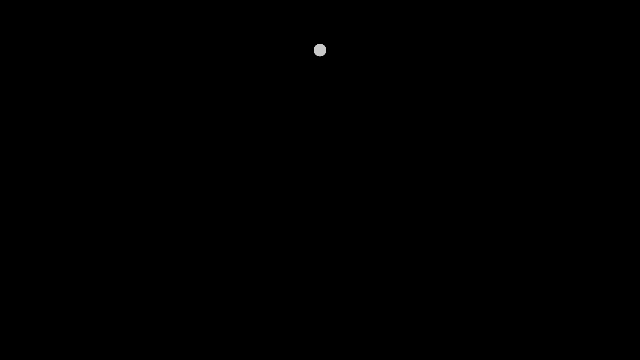
Frame 1 (no input)
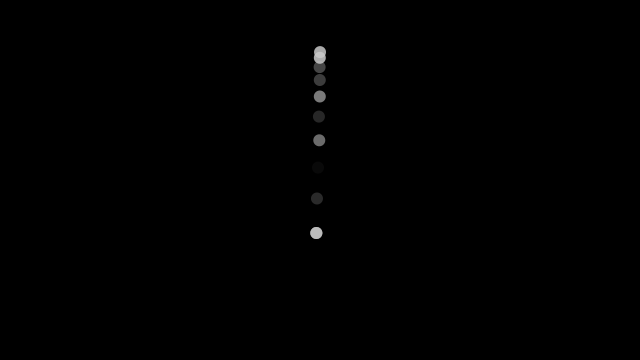
Frame 60 (the mouse pressed at the canvas centre just before this capture)
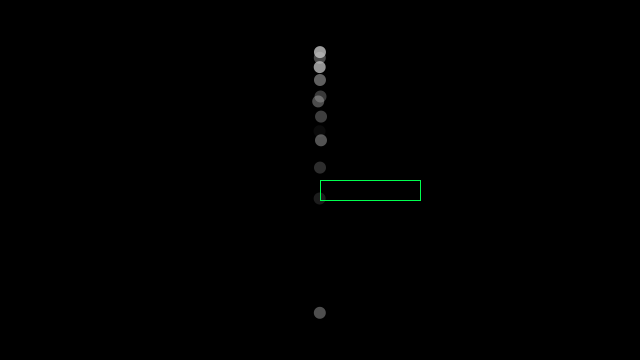
Frame 120 (the mouse held since frame 60 and released just before this capture)

The Processing sketch that drew these frames (run headless with seeded random() and noise(); from frame 60 on, the mouse is pressed at the canvas centre):

// Processing sketch: WaterFall
// ── WaterFall.pde
// The Nature of Code
// Daniel Shiffman
// http://natureofcode.com

ParticleSystem ps;

ArrayList<Leaf> leafs;
//Leaf leaf;

void setup() {
  size(640, 360);

  ps = new ParticleSystem(10, new PVector(width/2, 50));

  //leaf = new Leaf(280,200,100,200);

  leafs = new ArrayList<Leaf>();

  noStroke();
}

void draw() {

  background(0);

  //leaf.display();

  if ( frameCount % 6 == 1 ) {
    ps.addParticle();
  }
  PVector gravity = new PVector(0, 0.1);
  PVector wind = new PVector(walk(), 0.);
  PVector leftBias = new PVector(-.1, 0.);
  PVector rightBias = new PVector(.1, 0.);


  ps.applyForce(gravity);
  ps.applyForce(wind);
  ps.run();

  //// Looping through backwards to delete
  for (int j = leafs.size()-1; j >= 0; j--) {
    Leaf l = leafs.get(j);

    for (int i = 0; i < ps.particles.size(); i++) {
      Particle p = ps.particles.get(i);
      if ( l.contains(p) ) {
        PVector pos = p.position;

        // Calculate drag force
        PVector dragForce = l.drag(p);
        p.applyForce(dragForce);

        if (pos.x > l.x && pos.x < l.x + l.w/2) {
          p.applyForce(leftBias);
        }
        if (pos.x > l.x + l.w/2 && pos.x < l.x + l.w) {
          p.applyForce(rightBias);
        }
        // println("cool!");
      }
    }
    //
    //  Leaf l = leafs.get(j);
    //  if( l.contains(p) ){
    //      // Calculate drag force
    //    PVector dragForce = l.drag(p);
    //    p.applyForce(dragForce);
    //  }
  }




  for (int i = leafs.size()-1; i >= 0; i--) {
    Leaf l = leafs.get(i);
    l.display();
  }
}

float walk() {

  float x = random(-1., 1.);
  x*=.01;

  return x;
}

void keyPressed() {
  if (key == 'r') {
    for (int i = leafs.size()-1; i >= 0; i--) {
      leafs.remove(i);
    }
    //println("reset loop" + frameCount);
  }
}

void mousePressed() {
  leafs.add( new Leaf( mouseX, mouseY, 100, 20 ) );
}

// ── Leaf.pde
class Leaf {

  // PVector loc;
  float x, y, w, h;

  float c;

  Leaf() {
  }

  Leaf(float _x, float _y, float _w, float _h) {//this needs work
    w = _w;
    h = _h;
    x = _x;
    y = _y;

    c = random(0., .6) ;
    //ellipseMode(CORNERS);
  }

  // Is the Mover in the Liquid?
  boolean contains(Particle p) {
    PVector l = p.position;
     return l.x > x && l.x < x + w && l.y > y && l.y < y + h;
  }

  // Calculate drag force
  PVector drag(Particle p) {
 
    // Magnitude is coefficient * speed squared
    float speed = p.velocity.mag();
    float dragMagnitude = c * speed * speed;

    // Direction is inverse of velocity
    PVector dragForce = p.velocity.copy();
    dragForce.mult(-1);

    // Scale according to magnitude
    // dragForce.setMag(dragMagnitude);
    dragForce.normalize();
    dragForce.mult(dragMagnitude);
    return dragForce;
  }


  void display() {

    //fill(0,255,20);
    //ellipseMode(CORNERS);
    //ellipse(x, y, w, h);
  //  rectMode(CORNERS);
    noFill();
    stroke(0, 255, 80);
    rect(x, y, w, h);
  }
}

// ── Particle.pde
// The Nature of Code
// Daniel Shiffman
// http://natureofcode.com

// Simple Particle System

class Particle {
  PVector position;
  PVector velocity;
  PVector acceleration;
  float lifespan;
  float mass;

  Particle(PVector l) {
    position = l.copy();
    acceleration = new PVector(0, 0.0);
    velocity = new PVector(0,0);
    
    lifespan = random(100,255);
    mass = 1;
    //ellipseMode(CENTER);
    
  }

  void run() {
    update();
    display();
  }
  
  void applyForce( PVector force) {
     PVector f = PVector.div(force,mass);
    acceleration.add(f);
    
  }

  // Method to update position
  void update() {
    velocity.add(acceleration);
    position.add(velocity);
    acceleration.mult(0);
    lifespan -= 2.0;
  }

  // Method to display
  void display() {
    //stroke(0, lifespan);
    //strokeWeight(2);
    noStroke();
    ellipseMode(CENTER);
    fill(200, lifespan);
    ellipse(position.x, position.y, 12, 12);
  }

  // Is the particle still useful?
  boolean isDead() {
    if (lifespan < 0.0) {
      return true;
    } 
    else {
      return false;
    }
  }
  
   void checkEdges() {
    if (position.y > height - 6) {
      velocity.y *= -0.1;  // A little dampening when hitting the bottom
      position.y = height;
    }
  }
}

// ── ParticleSystem.pde



class ParticleSystem {


  ArrayList<Particle> particles;
  PVector startPoint;
  
  
  ParticleSystem(int pulse,PVector startPointIn) {
     particles = new ArrayList<Particle>();
   startPoint = startPointIn.copy(); 
   
   for (int i = 0; i < pulse; i++) {
     particles.add(new Particle(startPoint));
    
  }
}

 // A function to apply a force to all Particles
  void applyForce(PVector f) {
    for (Particle p: particles) {
      p.applyForce(f);
    }
  }
  
 void run() {
    for (int i = particles.size()-1; i >= 0; i--) {
      Particle p = particles.get(i);
      p.run();
      if (p.isDead()) {
        particles.remove(i);
      }
    }
  }

  void addParticle() {
    particles.add(new Particle(startPoint));
  }

  // A method to test if the particle system still has particles
  boolean dead() {
    if (particles.isEmpty()) {
      return true;
    } 
    else {
      return false;
    }
  }

}
